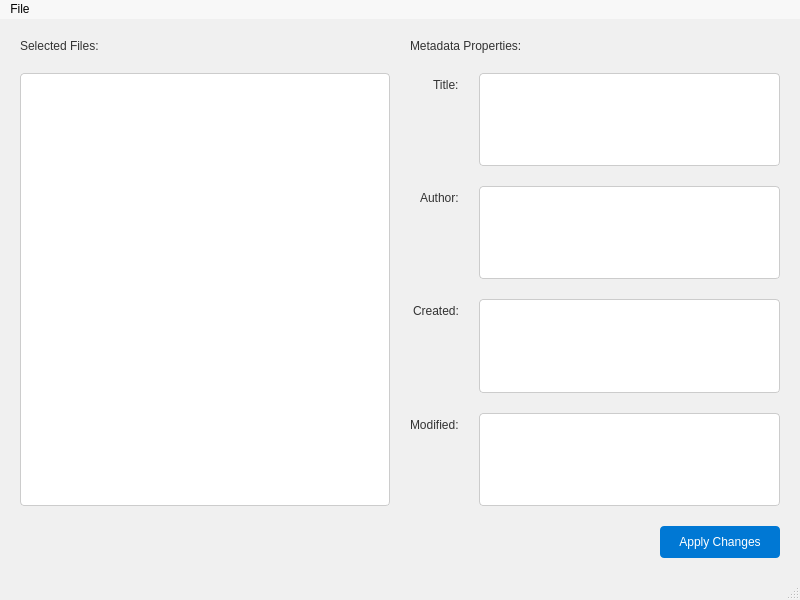
<?xml version='1.0' encoding='utf-8'?>
<ui version="4.0">
 <class>OfficeMetadataEditor</class>
 <widget class="QMainWindow" name="OfficeMetadataEditor">
  <property name="geometry">
   <rect>
    <x>0</x>
    <y>0</y>
    <width>800</width>
    <height>600</height>
   </rect>
  </property>
  <property name="minimumSize">
   <size>
    <width>800</width>
    <height>600</height>
   </size>
  </property>
  <property name="windowTitle">
   <string>Office Metadata Editor</string>
  </property>
  <property name="styleSheet">
   <string notr="true">QMainWindow {
    background-color: #f0f0f0;
}
QLabel {

    color: #333333;
}
QPushButton {
    background-color: #0078d4;
    color: white;
    border: none;
    padding: 8px 16px;
    border-radius: 4px;

}
QPushButton:hover {
    background-color: #005a9e;
}
QListView {
    background-color: white;
    border: 1px solid #cccccc;
    border-radius: 4px;
    padding: 4px;
}
QMenuBar {
    background-color: #f8f8f8;
}
QMenuBar::item:selected {
    background-color: #0078d4;
    color: white;
}</string>
  </property>
  <widget class="QWidget" name="centralwidget">
   <layout class="QVBoxLayout" name="verticalLayout">
    <property name="spacing">
     <number>20</number>
    </property>
    <property name="leftMargin">
     <number>20</number>
    </property>
    <property name="topMargin">
     <number>20</number>
    </property>
    <property name="rightMargin">
     <number>20</number>
    </property>
    <property name="bottomMargin">
     <number>20</number>
    </property>
    <item>
     <layout class="QHBoxLayout" name="horizontalLayout">
      <item>
       <layout class="QVBoxLayout" name="leftLayout">
        <item>
         <widget class="QLabel" name="filesLabel">
          <property name="text">
           <string>Selected Files:</string>
          </property>
          <property name="rfuLocale_setText" stdset="0">
           <string notr="true">Legacy.sa5b10b7bd507a96e</string>
          </property>
         </widget>
        </item>
        <item>
         <widget class="QListView" name="select_ListView">
          <property name="minimumSize">
           <size>
            <width>300</width>
            <height>400</height>
           </size>
          </property>
         </widget>
        </item>
       </layout>
      </item>
      <item>
       <layout class="QVBoxLayout" name="rightLayout">
        <item>
         <widget class="QLabel" name="metadataLabel">
          <property name="text">
           <string>Metadata Properties:</string>
          </property>
          <property name="rfuLocale_setText" stdset="0">
           <string notr="true">Legacy.s3a9efa7220bb1bf9</string>
          </property>
         </widget>
        </item>
        <item>
         <layout class="QFormLayout" name="formLayout">
          <property name="labelAlignment">
           <set>Qt::AlignRight|Qt::AlignTrailing|Qt::AlignVCenter</set>
          </property>
          <item row="0" column="0">
           <widget class="QLabel" name="titleLabel">
            <property name="text">
             <string>Title:</string>
            </property>
            <property name="rfuLocale_setText" stdset="0">
             <string notr="true">Legacy.secd11fd9f6ba3ceb</string>
            </property>
           </widget>
          </item>
          <item row="0" column="1">
           <widget class="QListView" name="title_ListView" />
          </item>
          <item row="1" column="0">
           <widget class="QLabel" name="authorLabel">
            <property name="text">
             <string>Author:</string>
            </property>
            <property name="rfuLocale_setText" stdset="0">
             <string notr="true">Legacy.s95a3fc6587c211b7</string>
            </property>
           </widget>
          </item>
          <item row="1" column="1">
           <widget class="QListView" name="author_ListView" />
          </item>
          <item row="2" column="0">
           <widget class="QLabel" name="createdLabel">
            <property name="text">
             <string>Created:</string>
            </property>
            <property name="rfuLocale_setText" stdset="0">
             <string notr="true">Legacy.s22d435a3711855db</string>
            </property>
           </widget>
          </item>
          <item row="2" column="1">
           <widget class="QListView" name="created_ListView" />
          </item>
          <item row="3" column="0">
           <widget class="QLabel" name="modifiedLabel">
            <property name="text">
             <string>Modified:</string>
            </property>
            <property name="rfuLocale_setText" stdset="0">
             <string notr="true">Legacy.s601c718acaada9b2</string>
            </property>
           </widget>
          </item>
          <item row="3" column="1">
           <widget class="QListView" name="modified_ListView" />
          </item>
         </layout>
        </item>
       </layout>
      </item>
     </layout>
    </item>
    <item>
     <layout class="QHBoxLayout" name="buttonLayout">
      <item>
       <spacer name="horizontalSpacer">
        <property name="orientation">
         <enum>Qt::Horizontal</enum>
        </property>
        <property name="sizeHint" stdset="0">
         <size>
          <width>40</width>
          <height>20</height>
         </size>
        </property>
       </spacer>
      </item>
      <item>
       <widget class="QPushButton" name="apply_changes_button">
        <property name="minimumSize">
         <size>
          <width>120</width>
          <height>32</height>
         </size>
        </property>
        <property name="text">
         <string>Apply Changes</string>
        </property>
        <property name="rfuLocale_setText" stdset="0">
         <string notr="true">Legacy.sd80d0faa58963b92</string>
        </property>
       </widget>
      </item>
     </layout>
    </item>
   </layout>
  </widget>
  <widget class="QMenuBar" name="menubar">
   <property name="geometry">
    <rect>
     <x>0</x>
     <y>0</y>
     <width>800</width>
     <height>21</height>
    </rect>
   </property>
   <widget class="QMenu" name="menuFile">
    <property name="title">
     <string>File</string>
    </property>
    <addaction name="actionSelect_Files" />
    <addaction name="separator" />
    <addaction name="actionExit" />
    <property name="rfuLocale_setTitle" stdset="0">
     <string notr="true">Legacy.s50009ce1da4d15e1</string>
    </property>
   </widget>
   <addaction name="menuFile" />
  </widget>
  <widget class="QStatusBar" name="statusbar" />
  <action name="actionSelect_Files">
   <property name="text">
    <string>Select Files...</string>
   </property>
   <property name="shortcut">
    <string>Ctrl+O</string>
   </property>
   <property name="rfuLocale_setText" stdset="0">
    <string notr="true">Legacy.s4fb6a1372204cd5e</string>
   </property>
  </action>
  <action name="actionExit">
   <property name="text">
    <string>Exit</string>
   </property>
   <property name="shortcut">
    <string>Alt+F4</string>
   </property>
   <property name="rfuLocale_setText" stdset="0">
    <string notr="true">Legacy.sd17d84a604994b72</string>
   </property>
  </action>
  <property name="rfuLocale_setWindowTitle" stdset="0">
   <string notr="true">Legacy.sd857a48512ceb65e</string>
  </property>
 </widget>
 <resources />
 <connections />
</ui>
